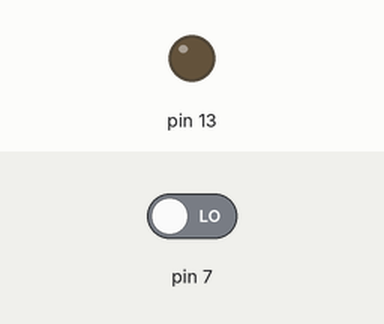
Recording of a sketch running on a simulated Arduino Uno, built with avr-gcc and run on an emulated ATmega328P. Shown: output pins drawn as LEDs (lit = HIGH). The inputs (shaded band) are chosen by the test bench; at power-on: pin 7 LOW.

Above: at 1.2 s.
1.3 s: pin 7 driven HIGH
At 1.9 s:
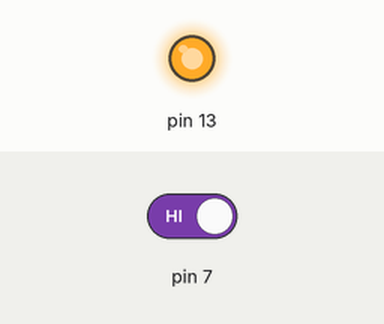
Timing chart, 0 to 4.3 s (numbered marks = the images above; inputs shaded):
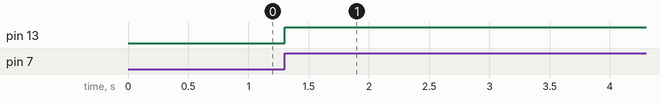

The sketch:

Button_Led02.ino
```cpp
void setup() {
  // put your setup code here, to run once:
      pinMode(13,OUTPUT) ;
      pinMode(7,INPUT);
 }

void loop() {
    if (digitalRead(7) == HIGH)
        {
            Serial.println("Pressed");
            digitalWrite(13,HIGH) ;
        }
}
```

Measured:
- after the input at 1.3 s, pin 13: LOW → HIGH at once
